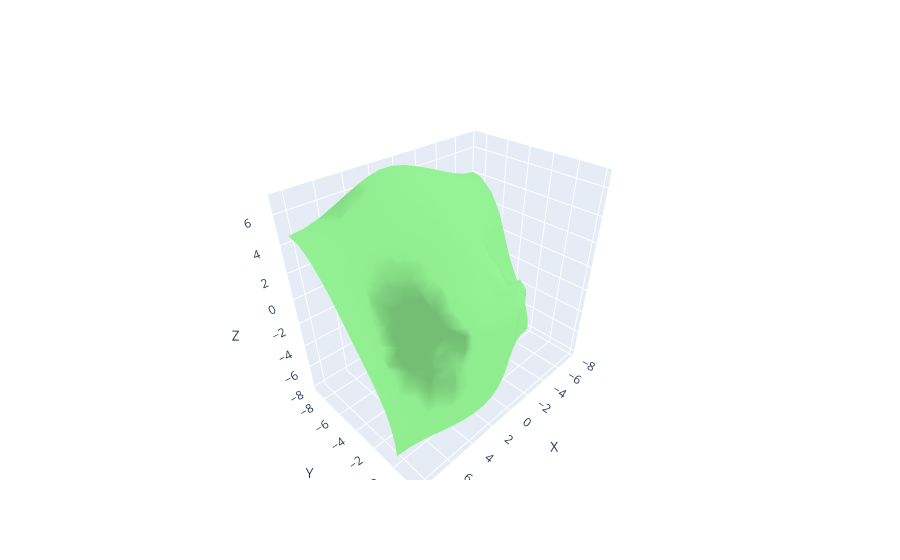

Here is the notebook cell this chart was saved with:
### Code cell
fig = new_fig()

# Ajouter la surface à la figure
fig.add_trace(go.Mesh3d(
    x=vertices[:, 0],
    y=vertices[:, 1],
    z=vertices[:, 2],
    i=faces[:, 0],
    j=faces[:, 1],
    k=faces[:, 2],
    color='lightgreen'
))

fig.show()

### Figure 1 — Plotly figure (JSON) as saved in the notebook; plotly's stock layout.template omitted (floating-point values rounded to 4 significant figures; data arrays with more than 128 entries replaced by an {"elided": "..."} marker saying what was removed)
{"data": [{"color": "lightgreen", "i": {"elided": "990 int values"}, "j": {"elided": "990 int values"}, "k": {"elided": "990 int values"}, "type": "mesh3d", "x": {"elided": "538 float values"}, "y": {"elided": "538 float values"}, "z": {"elided": "538 float values"}}], "layout": {"scene": {"aspectmode": "data", "xaxis": {"title": {"text": "X"}}, "yaxis": {"title": {"text": "Y"}}, "zaxis": {"title": {"text": "Z"}}}, "showlegend": false}}
